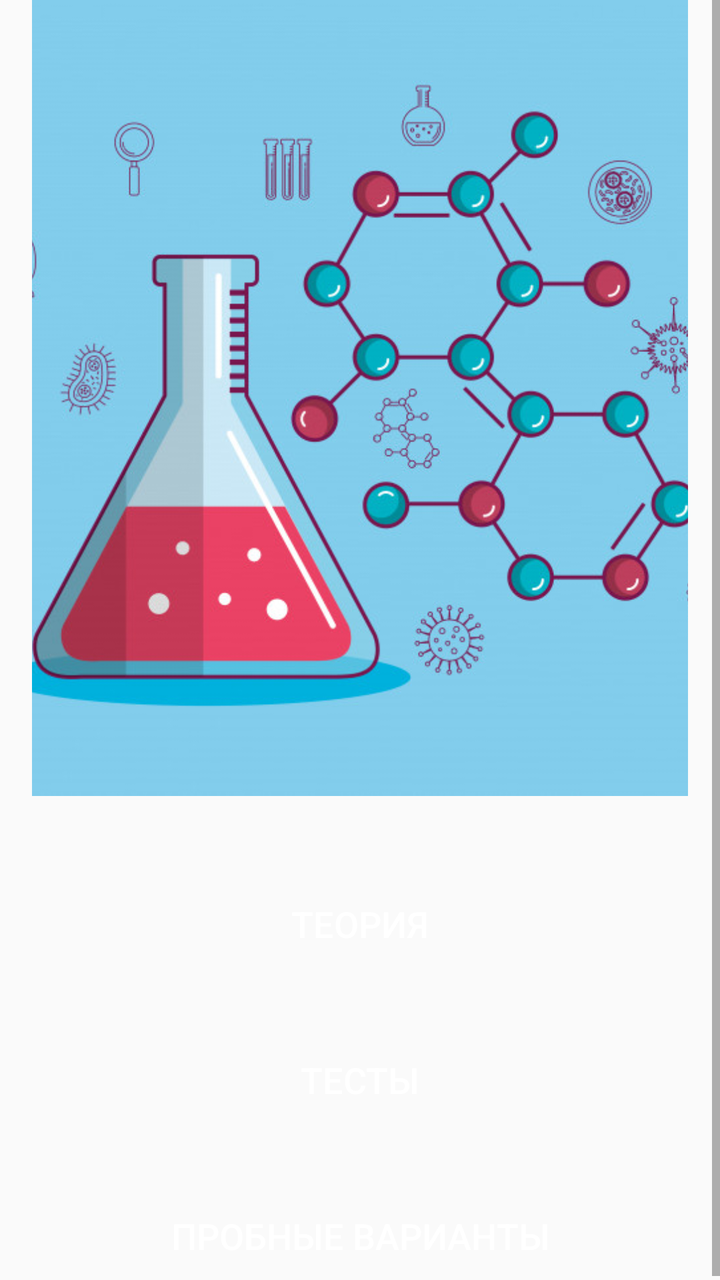
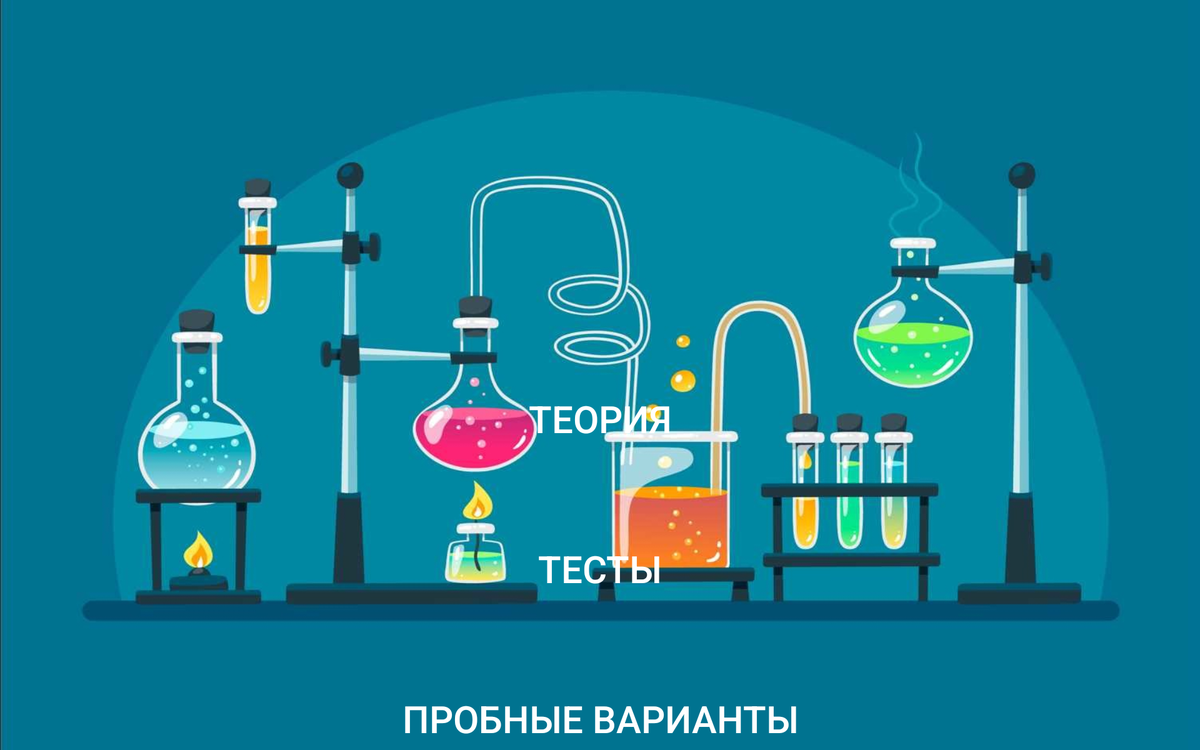

One screen, two layout resources from the same app: the default and the repository's alternative for another configuration. Each is rendered where Android would select it; the XML of both is given below.
<!-- AndroidManifest.xml: application theme Theme.EGE_Chemistry -->
<!-- res/layout/fragment_main.xml -->
<?xml version="1.0" encoding="utf-8"?>
<layout xmlns:app="http://schemas.android.com/apk/res-auto"
    xmlns:android="http://schemas.android.com/apk/res/android"
    xmlns:tools="http://schemas.android.com/tools"
    tools:context=".fragments.MainFragment">
<FrameLayout
    android:layout_width="match_parent"
    android:layout_height="match_parent">
    <ScrollView
        android:layout_width="match_parent"
        android:layout_height="match_parent">
    <androidx.constraintlayout.widget.ConstraintLayout
        android:layout_width="match_parent"
        android:layout_gravity="center_vertical"
        android:layout_height="wrap_content">

        <ImageView
            android:id="@+id/mainActivityImage"
            android:layout_width="match_parent"
            android:layout_height="400dp"
            android:layout_marginHorizontal="16dp"
            android:scaleType="centerCrop"
            app:layout_constraintEnd_toEndOf="parent"
            app:layout_constraintStart_toStartOf="parent"
            app:layout_constraintTop_toTopOf="parent"
            app:srcCompat="@drawable/chem1" />

        <Button
            android:id="@+id/buttonTeory"
            style="@style/MainButtonStyle"
            android:layout_width="match_parent"
            android:layout_height="wrap_content"
            android:layout_marginHorizontal="16dp"
            android:layout_marginTop="40dp"
            android:background="@drawable/main_button_style"
            android:text="@string/main_button_teory"
            app:layout_constraintEnd_toEndOf="parent"
            app:layout_constraintStart_toStartOf="parent"
            app:layout_constraintTop_toBottomOf="@+id/mainActivityImage" />

        <Button
            android:id="@+id/buttonTest"
            style="@style/MainButtonStyle"
            android:layout_width="match_parent"
            android:layout_height="wrap_content"
            android:layout_marginHorizontal="16dp"
            android:layout_marginTop="30dp"
            android:background="@drawable/main_button_style"
            android:text="@string/main_button_test"
            app:layout_constraintEnd_toEndOf="parent"
            app:layout_constraintStart_toStartOf="parent"
            app:layout_constraintTop_toBottomOf="@+id/buttonTeory" />

        <Button
            android:id="@+id/buttonTrialVariants"
            style="@style/MainButtonStyle"
            android:layout_width="match_parent"
            android:layout_height="wrap_content"
            android:layout_marginHorizontal="16dp"
            android:layout_marginTop="30dp"
            android:background="@drawable/main_button_style"
            android:text="@string/trial_variants"
            app:layout_constraintBottom_toBottomOf="parent"
            app:layout_constraintEnd_toEndOf="parent"
            app:layout_constraintStart_toStartOf="parent"
            app:layout_constraintTop_toBottomOf="@+id/buttonTest" />

    </androidx.constraintlayout.widget.ConstraintLayout>
    </ScrollView>
</FrameLayout>
</layout>
<!-- resources referenced by this layout -->
<resources>
  <!-- drawable chem1: png bitmap (drawable, 213423 bytes) -->
  <string name="main_button_teory">Теория</string>
  <string name="main_button_test">Тесты</string>
  <string name="trial_variants">Пробные варианты</string>
  <style name="MainButtonStyle">
          <item name="cornerRadius">25dp</item>
          <item name="strokeWidth">4dp</item>
          <item name="strokeColor">@color/black</item>
          <item name="backgroundTint">@color/purple</item>
          <item name="background">@drawable/main_button_style</item>
          <item name="android:textSize">18sp</item>
          <item name="android:textColor">@color/white</item>
      </style>
  <style name="Theme.EGE_Chemistry" parent="Base.Theme.EGE_Chemistry" />
  <color name="black">#FF000000</color>
  <color name="purple">#A925EF</color>
  <color name="white">#FFFFFFFF</color>
  <style name="Base.Theme.EGE_Chemistry" parent="Theme.AppCompat.DayNight.DarkActionBar">
          
          
      </style>
</resources>
<!-- res/layout-sw600dp-land/fragment_main.xml (the repository's variant of the layout above) -->
<!-- drawn on a 7-inch tablet turned sideways -->
<?xml version="1.0" encoding="utf-8"?>
<layout xmlns:app="http://schemas.android.com/apk/res-auto"
    xmlns:android="http://schemas.android.com/apk/res/android"
    xmlns:tools="http://schemas.android.com/tools"
    tools:context=".fragments.MainFragment">
    <FrameLayout
        android:layout_width="match_parent"
        android:layout_height="match_parent">
        <androidx.constraintlayout.widget.ConstraintLayout
            android:layout_width="match_parent"
            android:layout_height="match_parent"
            android:background="@drawable/chem1_tab_land">

            <Button
                android:id="@+id/buttonTeory"
                style="@style/MainButtonStyle"
                android:layout_width="match_parent"
                android:layout_height="70dp"
                android:layout_marginHorizontal="100dp"
                android:layout_marginTop="300dp"
                android:background="@drawable/main_button_style"
                android:text="@string/main_button_teory"
                android:textSize="30sp"
                app:layout_constraintEnd_toEndOf="parent"
                app:layout_constraintStart_toStartOf="parent"
                app:layout_constraintTop_toTopOf="parent" />

            <Button
                android:id="@+id/buttonTest"
                style="@style/MainButtonStyle"
                android:layout_width="match_parent"
                android:layout_height="70dp"
                android:layout_marginHorizontal="100dp"
                android:layout_marginTop="50dp"
                android:background="@drawable/main_button_style"
                android:text="@string/main_button_test"
                android:textSize="30sp"
                app:layout_constraintEnd_toEndOf="parent"
                app:layout_constraintStart_toStartOf="parent"
                app:layout_constraintTop_toBottomOf="@+id/buttonTeory" />

            <Button
                android:id="@+id/buttonTrialVariants"
                style="@style/MainButtonStyle"
                android:layout_width="match_parent"
                android:layout_height="70dp"
                android:layout_marginHorizontal="100dp"
                android:layout_marginTop="50dp"
                android:background="@drawable/main_button_style"
                android:text="@string/trial_variants"
                android:textSize="30sp"
                app:layout_constraintEnd_toEndOf="parent"
                app:layout_constraintStart_toStartOf="parent"
                app:layout_constraintTop_toBottomOf="@+id/buttonTest" />

        </androidx.constraintlayout.widget.ConstraintLayout>

    </FrameLayout>
</layout>
<!-- resources referenced by the variant -->
<!-- as a 7-inch tablet turned sideways resolves them -->
<resources>
  <!-- drawable chem1_tab_land: jpeg bitmap (drawable, 80023 bytes) -->
  <string name="main_button_teory">Теория</string>
  <string name="main_button_test">Тесты</string>
  <string name="trial_variants">Пробные варианты</string>
  <style name="MainButtonStyle">
          <item name="cornerRadius">25dp</item>
          <item name="strokeWidth">4dp</item>
          <item name="strokeColor">@color/black</item>
          <item name="backgroundTint">@color/purple</item>
          <item name="background">@drawable/main_button_style</item>
          <item name="android:textSize">18sp</item>
          <item name="android:textColor">@color/white</item>
      </style>
  <style name="Theme.EGE_Chemistry" parent="Base.Theme.EGE_Chemistry" />
  <color name="black">#FF000000</color>
  <color name="purple">#A925EF</color>
  <color name="white">#FFFFFFFF</color>
  <style name="Base.Theme.EGE_Chemistry" parent="Theme.AppCompat.DayNight.DarkActionBar">
          
          
      </style>
</resources>
